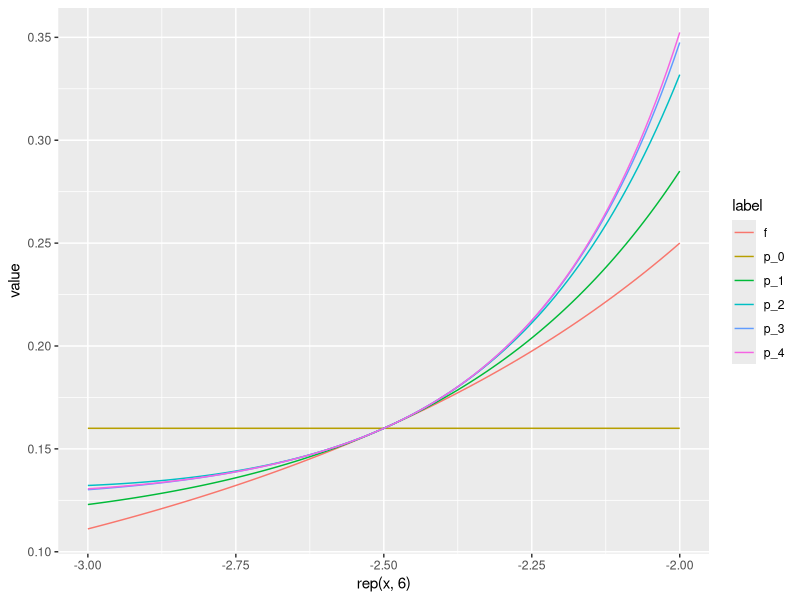

Here is the R script that generated this plot:
library(ggplot2)
library(tidyr)

x <- seq(-3,-2,.01)
x_0 <- -2.5

DD <- function(expr, name, order = 1) {
    if(order < 1) stop("'order' must be >= 1")
    if(order == 1) D(expr, name)
    else DD(D(expr, name), name, order - 1)
}

f <- x^-2
p_0 <- x_0^-2
p_1 <- p_0 + eval(DD(expression(x^-2), "x",1))*(x-x_0)
p_2 <- p_1 + (eval(DD(expression(x^-2), "x",2))*(x-x_0)^2)/factorial(2)
p_3 <- p_2 + (eval(DD(expression(x^-2), "x",3))*(x-x_0)^3)/factorial(3)
p_4 <- p_3 + (eval(DD(expression(x^-2), "x",4))*(x-x_0)^4)/factorial(4)

result <- data.frame(f,p_0,p_1,p_2,p_3,p_4) %>%
    gather(label,value,1:ncol(.))

ggplot(result, aes(x = rep(x,6), y = value,group = label, colour=label )) + 
    geom_line() 
